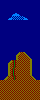

This is a level from a 2D game, rendered from its Tiled map with the project's own tilesets. A one-line summary and the complete map file follow:
An orthogonal 10x25 tile map with 4x4 px tiles, 1 tile layer (Capa de Patrones 1).

<map version="1.0" tiledversion="1.0.2" orientation="orthogonal" renderorder="right-down" width="10" height="25" tilewidth="4" tileheight="4" nextobjectid="1">
 <tileset firstgid="1" source="tilesetJungle.tsx" />
 <layer name="Capa de Patrones 1" width="10" height="25">
  <data encoding="csv">
12,12,12,12,12,12,12,12,12,12,
12,12,12,12,12,12,12,12,12,12,
12,12,12,12,12,12,12,12,12,12,
12,12,12,15,16,12,12,12,12,12,
12,12,15,11,11,11,16,12,12,12,
12,12,12,12,12,12,12,12,12,12,
12,12,12,12,12,12,12,12,12,12,
12,12,12,12,12,12,12,12,12,12,
12,12,12,12,12,12,12,12,12,12,
12,12,12,12,12,12,12,12,12,12,
12,12,12,12,12,12,12,12,12,12,
12,12,12,12,12,12,12,12,12,12,
12,12,12,12,12,12,12,12,12,12,
12,12,12,12,7,3,8,12,12,12,
12,12,12,12,5,3,3,8,12,12,
12,12,7,13,3,3,3,6,12,12,
12,12,5,13,3,3,3,6,12,12,
12,12,5,14,3,3,3,6,12,12,
12,12,5,14,3,3,3,6,12,12,
12,7,3,13,3,3,3,3,8,12,
3,3,3,3,3,3,3,3,3,3,
3,3,3,3,3,3,3,3,3,3,
3,3,3,3,3,3,3,3,3,3,
3,3,3,3,3,3,3,3,3,3,
3,3,3,3,3,3,3,3,3,3
</data>
 </layer>
</map>
